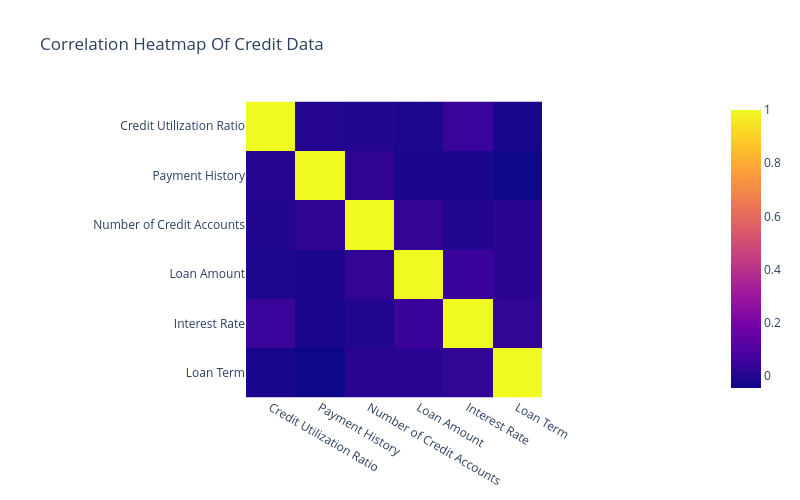

Here is the notebook cell this chart was saved with:
### Code cell
corr_fig = px.imshow(numeric_data.corr(),
                     title="Correlation Heatmap Of Credit Data",
                    height = 500,
                    width =800)
corr_fig.show()

### Figure 1 — Plotly figure (JSON) as saved in the notebook; plotly's stock layout.template omitted (floating-point values rounded to 4 significant figures)
{"data": [{"coloraxis": "coloraxis", "hovertemplate": "x: %{x}<br>y: %{y}<br>color: %{z}<extra></extra>", "name": "0", "type": "heatmap", "x": ["Credit Utilization Ratio", "Payment History", "Number of Credit Accounts", "Loan Amount", "Interest Rate", "Loan Term"], "xaxis": "x", "y": ["Credit Utilization Ratio", "Payment History", "Number of Credit Accounts", "Loan Amount", "Interest Rate", "Loan Term"], "yaxis": "y", "z": [[1, 0.002114, -0.001842, -0.01492, 0.04824, -0.02292], [0.002114, 1, 0.02502, -0.01908, -0.01762, -0.04553], [-0.001842, 0.02502, 1, 0.03223, -0.001083, 0.01279], [-0.01492, -0.01908, 0.03223, 1, 0.04529, 0.01428], [0.04824, -0.01762, -0.001083, 0.04529, 1, 0.02819], [-0.02292, -0.04553, 0.01279, 0.01428, 0.02819, 1]]}], "layout": {"coloraxis": {"colorscale": [[0, "#0d0887"], [0.1111, "#46039f"], [0.2222, "#7201a8"], [0.3333, "#9c179e"], [0.4444, "#bd3786"], [0.5556, "#d8576b"], [0.6667, "#ed7953"], [0.7778, "#fb9f3a"], [0.8889, "#fdca26"], [1, "#f0f921"]]}, "height": 500, "title": {"text": "Correlation Heatmap Of Credit Data"}, "width": 800, "xaxis": {"anchor": "y", "constrain": "domain", "domain": [0, 1], "scaleanchor": "y"}, "yaxis": {"anchor": "x", "autorange": "reversed", "constrain": "domain", "domain": [0, 1]}}}
